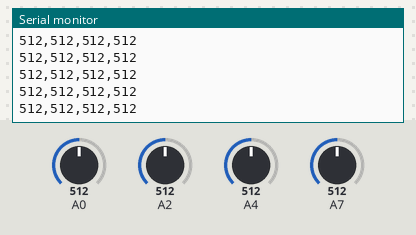
This sketch was run on a simulated Arduino Uno, built with avr-gcc and run on an emulated ATmega328P. Parts: the last lines printed to the serial monitor. Inputs (shaded band) come from the test bench; at power-on: A0 = 512, A4 = 512, A2 = 512, A7 = 512.

Above: at 1.2 s.
1.3 s: A0 set to 104
At 2.3 s:
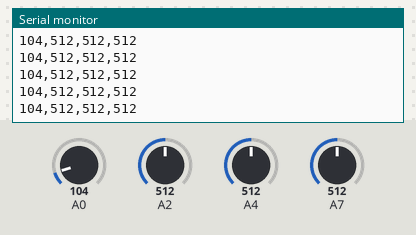
4.3 s: A0 set to 92
At 5.4 s:
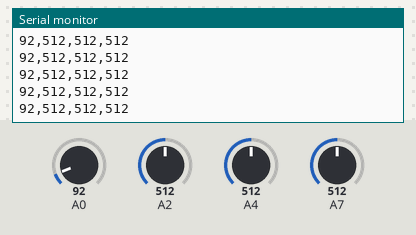
5.8 s: A4 set to 108
At 6.3 s:
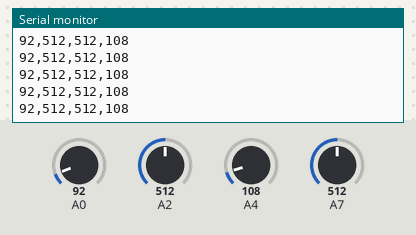
8.8 s: A4 set to 91
At 9.9 s:
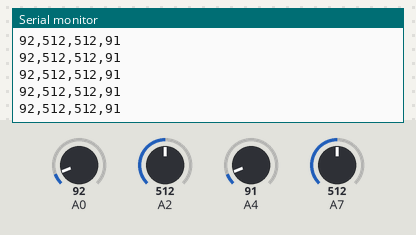
Timing chart, 0 to 11.8 s (numbered marks = the images above; inputs shaded):
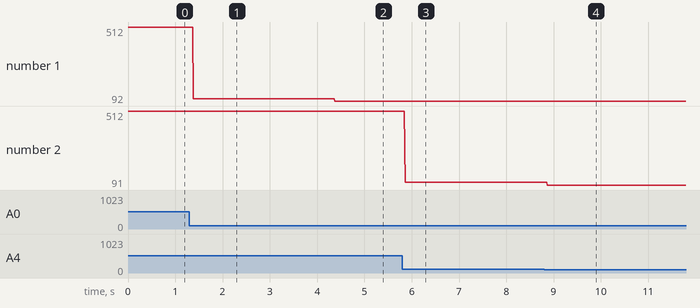

Measured:
- after the input at 1.3 s, the serial monitor: prints a new line after 0.08 s (image 1)
- after the input at 4.3 s, the serial monitor: prints a new line after 0.08 s (image 2)
- after the input at 5.8 s, the serial monitor: prints a new line after 0.06 s (image 3)
- after the input at 8.8 s, the serial monitor: prints a new line after 0.07 s (image 4)
- plotted number 1: 512 → 104 after the input at 1.3 s, 104 → 92 after the input at 4.3 s
- plotted number 2: 512 → 108 after the input at 5.8 s, 108 → 91 after the input at 8.8 s

The sketch:

PintleTest.ino
```cpp
// Pintle Sensor reader script. Prints data over serial for interpretatino using other script


// Global modifiers and input parameters

const int rangeXDucer[] = {5000, 3000, 4000}; // Upper range of tranducers in PSI
const int numXDucer = 3;
const int analogResolution = 1024; //Arduino native analog input resolution

// Set analog pin numbers

const int pinXDucer[] = {0,1,2};          // Will use pins 0-2
const int pinFlowMeter = (numXDucer + 1); // Will be the highest numbered analog pin

// Variable for data read in

//int pressureXDucer[] = {0};
int flowMeter = 0;

void setup() {
  Serial.begin(9600);
}

void loop() {
	for(int i = 0; i < numXDucer; i++){
		Serial.print(analogRead((pinXDucer[i] * rangeXDucer[i] / analogResolution)));
   delay(0);
		Serial.write(',');
	}
	Serial.print(analogRead(pinFlowMeter));
	Serial.print('\n');
  delay(0.1);
}
```
